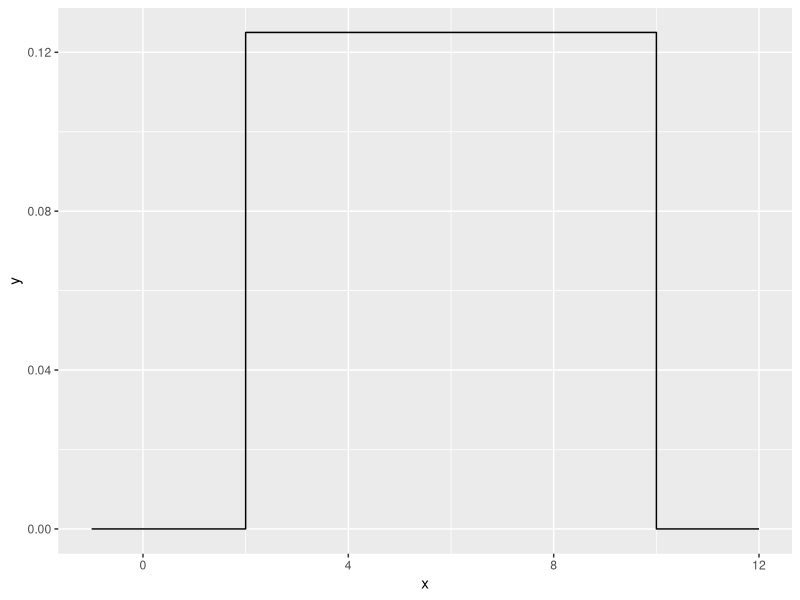
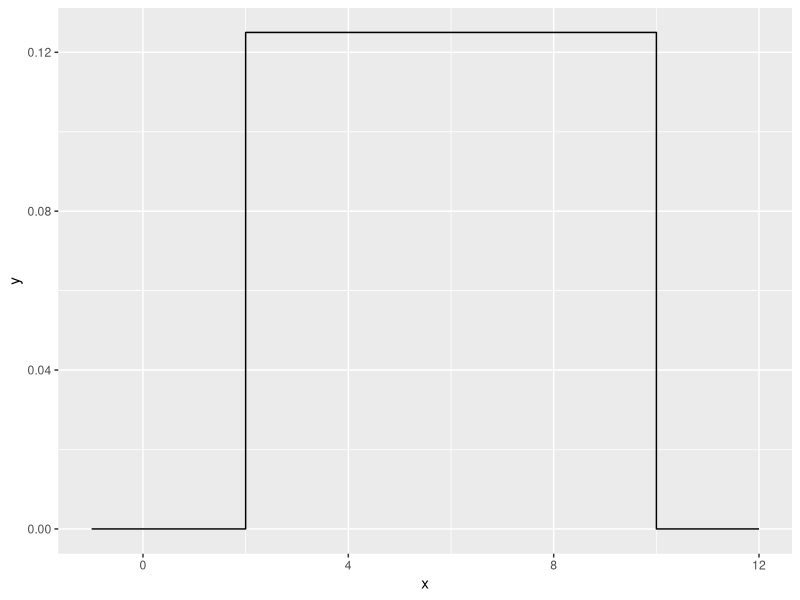
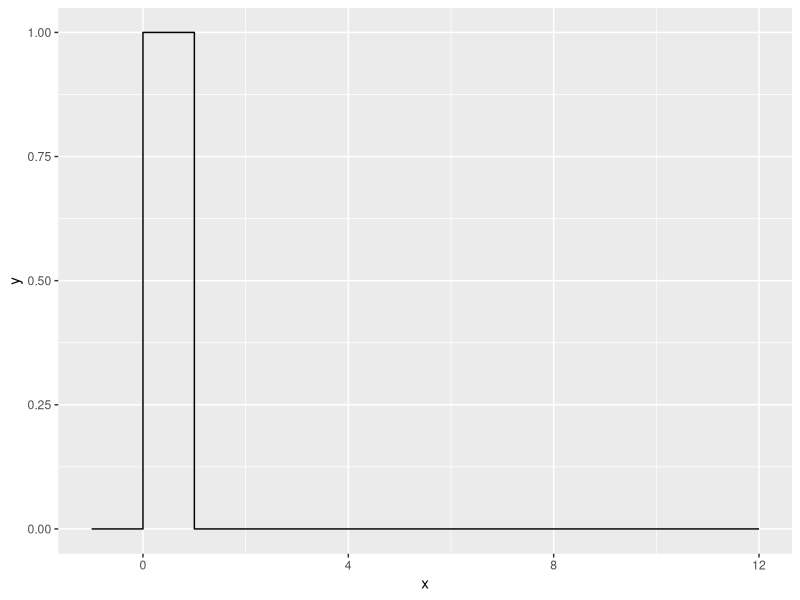
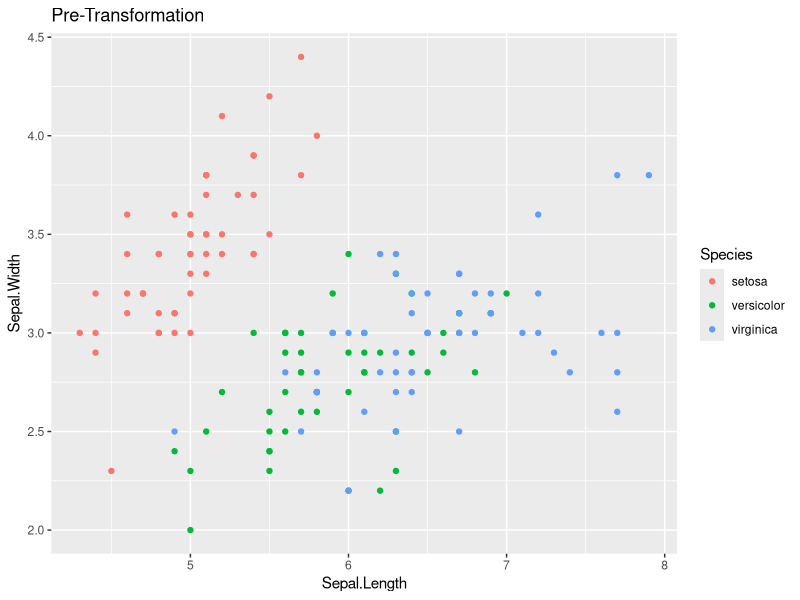
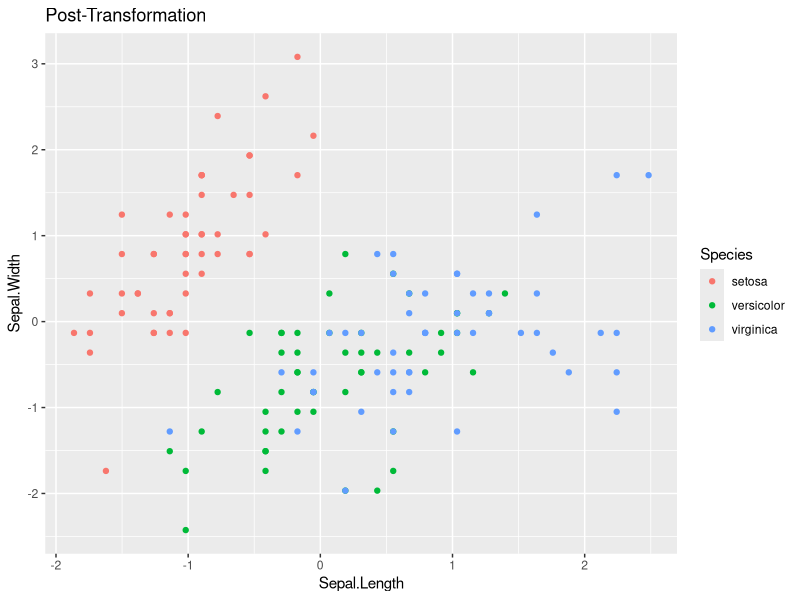

Reproduce these figures in R, in order.
## ---- chunk 1
knitr::opts_chunk$set(echo = TRUE)

library(microbenchmark)
library(tidyverse) 
library(ggplot2)
library(dplyr)
## ---- chunk 2

duniform <- function(x, a, b){ # establish the arguments in your function
  if(x>=a && x<=b){  # x is between the values a and b
    fx <- 1/(b-a) # if the the top statement is true than run the function fx
    return(fx) # return the value calculated
  }
  return(0) # return 0 if x is outside the bounds of a and b
}

duniform(5, 1, 10)

duniform(1, 5, 10)

## ---- chunk 3

# define variables
x <- seq(0, 6, by = .5) 
a <- 1
b <- 5
 
 #define the arguments of the function
duniform <- function(x, a, b)
  #create an empty object called fx
  { fx <- NULL  
  # creates a loop that for every integer in the vector x from the first to the
  # last value
for(i in 1:length(x)){ 
  # if the integer being evaluated in x is between the values a and b,
  # then preform the density calculation which is defined by fx
  if( x[i] >= a & x[i] <= b ){fx[i] <- 1/(b-a)} 
  # if not, return 0
else {fx[i] <- 0} 
}
  return(fx) #return all the solutions of x in fx
}

  
data.frame( x=seq(-1, 12, by=.001) ) %>%
  mutate( y = duniform(x, 2, 10) ) %>%
  ggplot( aes(x=x, y=y) ) +
  geom_step()

## ---- chunk 4

microbenchmark::microbenchmark( duniform( seq(-4,12,by=.0001), 4, 8), times=100)

## ---- chunk 5

x <- seq(0, 5, by = .5)
a <- 1
b <- 5
fx1 <- NULL


duniform1 <- function(x, a, b) {
  fx1 <- ifelse(x >= a & x <= b, 1/(b-a), 0) #Using the ifelse statement to 
  # control for what happens when the logical expression for x is true or false  
  return(fx1)}
  

  
data.frame( x=seq(-1, 12, by=.001) ) %>%
  mutate( y = duniform1(x, 2, 10) ) %>%
  ggplot( aes(x=x, y=y) ) +
  geom_step()

microbenchmark::microbenchmark( duniform1( seq(-4,12,by=.0001), 4, 8), times=100)

## ---- chunk 6

duniform1 <- function(x, a=0, b=1) #assign the a and b argument default values 
  { fx1 <- ifelse(x >= a & x <= b, 1/(b-a), 0)
  return(fx1)}

  
data.frame( x=seq(-1, 12, by=.001) ) %>%
  mutate( y = duniform1(x) ) %>%
  ggplot( aes(x=x, y=y) ) +
  geom_step()


## ---- chunk 7
# define the x vector and two statistics for x
x <- seq(0, 5, by = .5)
xbar <- mean(x)
sd <- sd(x)

# calculate the z score for each value of x
z <- (x-xbar)/sd

# define a function to assign standardized values to all points in a vector x 
standardize <- function(x){
  xbar <- mean(x)
sd <- sd(x)
z <- (x-xbar)/sd
return(z)
}

standardize(x)
## ---- chunk 8

data( 'iris' )
# Graph the pre-transformed data.
ggplot(iris, aes(x=Sepal.Length, y=Sepal.Width, color=Species)) +
  geom_point() +
  labs(title='Pre-Transformation')

# Standardize all of the numeric columns
# across() selects columns and applies a function to them
# there column select requires a dplyr column select command such
# as starts_with(), contains(), or where().  The where() command
# allows us to use some logical function on the column to decide
# if the function should be applied or not.
iris.z <- iris %>% mutate( across(where(is.numeric), standardize) )

# Graph the post-transformed data.
ggplot(iris.z, aes(x=Sepal.Length, y=Sepal.Width, color=Species)) +
  geom_point() +
  labs(title='Post-Transformation')

## ---- chunk 9

# define a function for the fizzbuzz test with one argument n
fizzbuzz <- function(n) 
  # define an object y as 1 for the while loop
  {y <- 1 
  # run a while loop for when y is less than or equal to n
while(y <= n) 
   # establish the parameters of the FizzBuzz test
  {if(y %% 3 == 0 && y %% 5 == 0) {print("FizzBuzz")} else
    if (y %% 5 == 0){print("Buzz")} else 
      if(y %% 3 == 0){print("Fizz")} else 
        if(y %% 3 != 0 && y %% 5 != 0) {print(y)}
  y <- y+1
} 
}

fizzbuzz(15)
